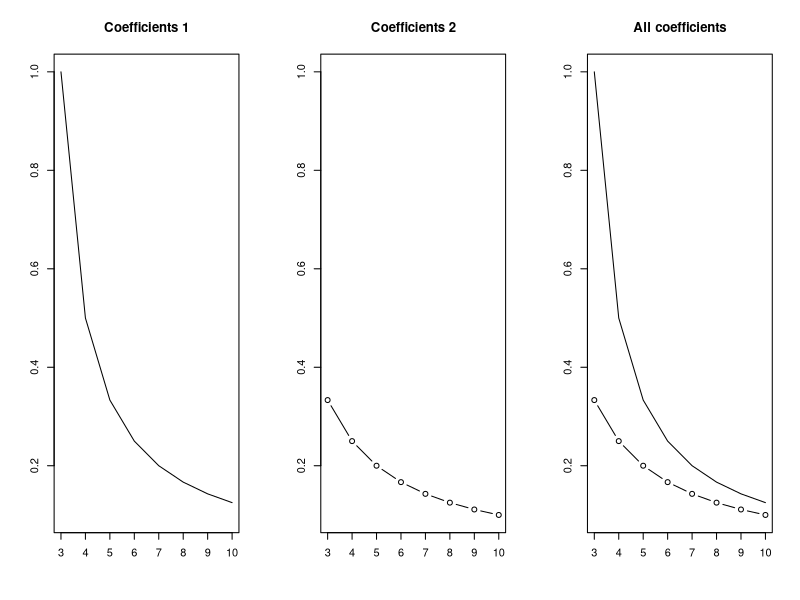

Generate this figure with R:
# Grid of values for 'n'
n = seq(from=3,to=10,by=1)
# The three sequences of coefficients
coeff1 = 1/(n-2)
coeff2 = 1/n
# The plot
allValues = c(coeff1, coeff2)
yLim = c(min(allValues), max(allValues));
x11(); par(mfcol=c(1,3))
plot(n, coeff1, xlim=c(min(n),max(n)), ylim = yLim, xlab=' ', ylab=' ', main='Coefficients 1', type='l')
plot(n, coeff2, xlim=c(min(n),max(n)), ylim = yLim, xlab=' ', ylab=' ', main='Coefficients 2', type='b')
plot(n, coeff1, xlim=c(min(n),max(n)), ylim = yLim, xlab=' ', ylab=' ', main='All coefficients', type='l')
points(n, coeff2, type='b')
